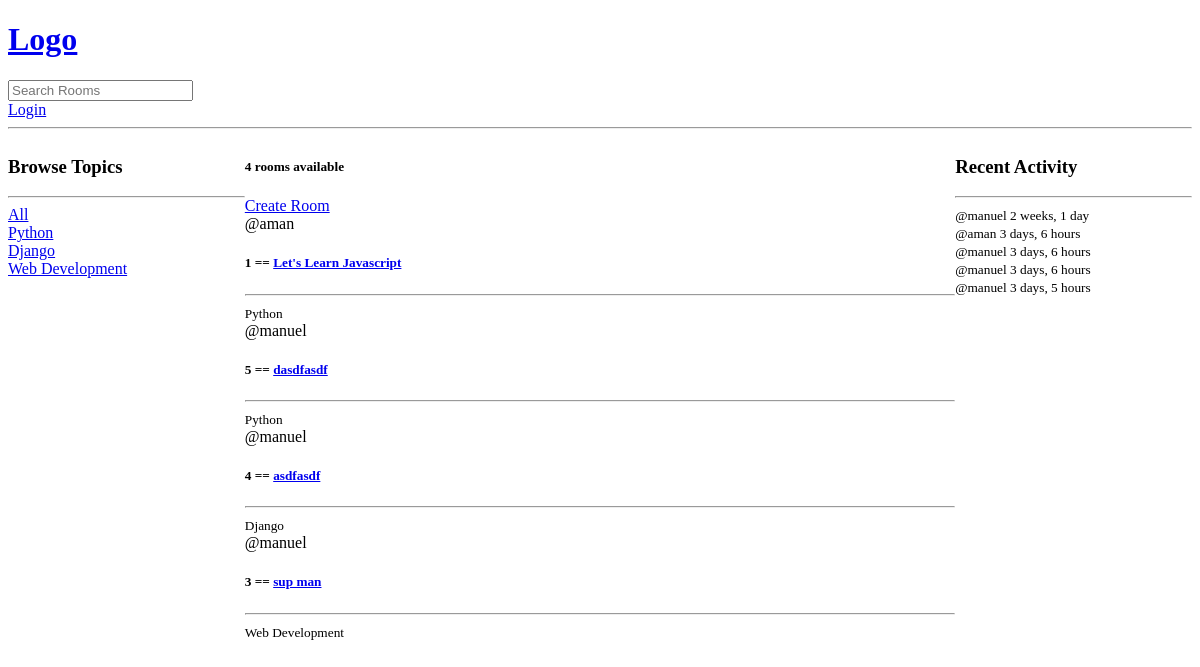
Before: / with the older database file.
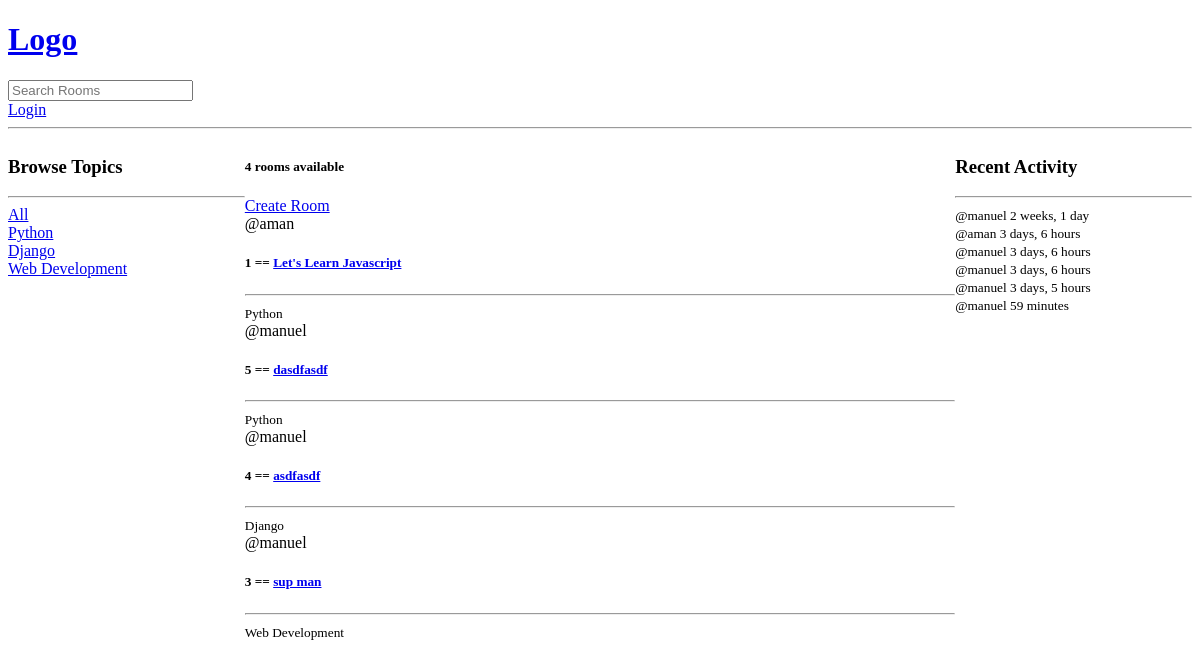
After: the same page with the newer database file.
### base/models.py (models this page shows, shortened)
class Topic(models.Model):
    name = models.CharField(max_length=200)

class Room(models.Model):
    host = models.ForeignKey(User, on_delete=models.SET_NULL, null=True)
    topic =  models.ForeignKey(Topic, on_delete=models.SET_NULL, null=True)
    name = models.CharField(max_length=200)
    description = models.TextField(null=True, blank=True)
    participants = models.ManyToManyField(User, related_name='participants', blank=True)
    updated = models.DateTimeField(auto_now=True) #Updates everytime
    created = models.DateTimeField(auto_now_add=True) #It is just once, the first time it is created
    class Meta:
        ordering = ['-updated', '-created']

class Message(models.Model):
    user = models.ForeignKey(User, on_delete=models.CASCADE)
    room = models.ForeignKey(Room, on_delete=models.CASCADE) #when the room is deleted models.cascade will delete the children too, it is a one to many relationship
    body = models.TextField()
    updated = models.DateTimeField(auto_now=True)
    created = models.DateTimeField(auto_now_add=True)

### base/views.py (the view)
# urls.py: path('', views.home, name="home"),
def home(request):
     q = request.GET.get('q') if request.GET.get('q') != None else ''
     rooms = Room.objects.filter(
          Q(topic__name__icontains=q) |
          Q(name__icontains=q) |
          Q(description__icontains=q)
          ) #the i contains part can be starts with ends with or anything like that, working on search here, ayzon if you are confused lol
     topics = Topic.objects.all()
     room_count = rooms.count()
     room_messages = Message.objects.all()
     context = {'rooms': rooms, 'topics': topics, 'room_count': room_count, 'room_messages': room_messages}
     return render(request, 'base/home.html',context)

### base/templates/base/home.html (shortened to what this page needs)
{% extends 'main.html'%} {% block content%}
<div class="home-container">
  <div>
    <h3>Browse Topics</h3>
    <hr />
    <div>
      <a href="{%url 'home'%}">All</a>
    </div>
    {% for topic in topics%}
    <div>
      <a href="{%url 'home'%}?q={{topic.name}}">{{topic.name}}</a>
    </div>
    {%endfor%}
  </div>
  <div>
    <h5>{{room_count}} rooms available</h5>
    <a href="{%url 'create-room'%}">Create Room</a>
    <div>
      {%for room in rooms%}
      <div>
        <span>@{{room.host.username}}</span>
        <h5>
          {{room.id}} == <a href="{% url 'room' room.id %}">{{room.name}}</a>
        </h5>
        <hr />
        <small>{{room.topic.name}}</small>
      </div>
      {%endfor%}
    </div>
  </div>
  <div>
    <h3>Recent Activity</h3>
    <hr />
    {% for message in room_messages%}
    <div>
      <small>@{{message.user}} {{message.created|timesince}}</small>
    </div>
    {%endfor%}
  </div>
</div>
{% endblock %}

Changed rows visible on the page:
added Message: user "manuel", created "59 minutes"
